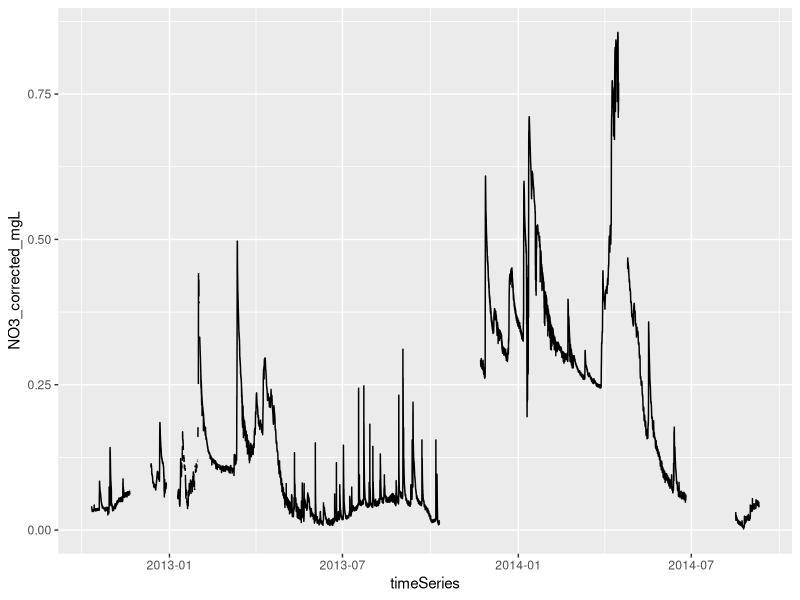

Source code (R):
library(tidyverse)
library(ggplot2)
library(lubridate)


#Load in dataset
nitrateData <- read.csv("data_raw/HBF Nitrate.csv")


#Select necessary columns
cleanData <- nitrateData %>% select(Date.Time.EST, NO3_corrected_mgL)   


#Mutate timeseries data to make it datetime instead of character
cleanData <- cleanData %>% mutate(timeSeries = mdy_hm(Date.Time.EST)) %>%
  select(timeSeries, NO3_corrected_mgL)


#test plot for data
ggplot(cleanData, aes(x = timeSeries, y = NO3_corrected_mgL)) + geom_line()
